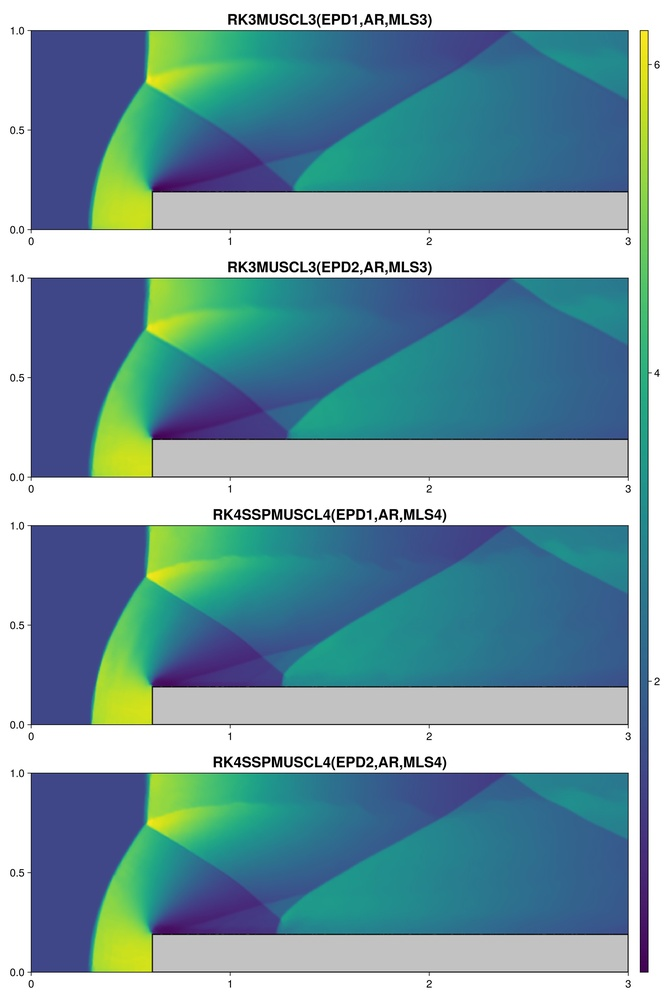
#> input picture paper/figures/mach3_density_078.jpg, 670 x 1000 px, shrunk from 2400 x 3581 before the run
$ python steppos.py ../../paper/figures/mach3_density_078.jpg
#> lines starting #> are read from the running program, lines starting #| are printed output that depends on the picture
### scripts/figure_measurements/frames.py
"""Panel detection for the PDEStudio colour-map exports in paper/figures/*.jpg.

The panels are framed by dark lines. A frame line is a pixel row (column) in which more than 50 % (30 %)
of the pixels are dark. Columns: consecutive frame lines at least W/4 apart form the
left and right edges of a panel column. Rows: two frame lines form the top and bottom of a panel
if their distance is the panel width divided by the plot aspect ratio (plot_width/plot_height in
the export metadata, results/configs/*/*.csv) to within 2 %. Lines inside a panel (such as the
outline of the step) are skipped this way. Positions are the centres of the line groups.
"""
import numpy as np
import matplotlib
from PIL import Image

LUT = matplotlib.colormaps['viridis'](np.linspace(0, 1, 256))[:, :3] * 255


def load(path):
    return np.asarray(Image.open(path).convert('RGB')).astype(float)


# [4 lines left out: function colour_index, not called in this run]


def _groups(a):
    g = []; s = a[0]; p = a[0]
    for x in a[1:]:
        if x != p + 1:
            g.append((s + p) / 2); s = x
        p = x
    g.append((s + p) / 2)
    return [int(round(x)) for x in g]


def panels(im, aspect):
    """Return (rows, cols): lists of (top, bottom) and (left, right) pixel edges of the panels."""
#> called with aspect = 3
    H, W, _ = im.shape
#> H = 1000; W = 670
    dark = im.sum(2) < 150
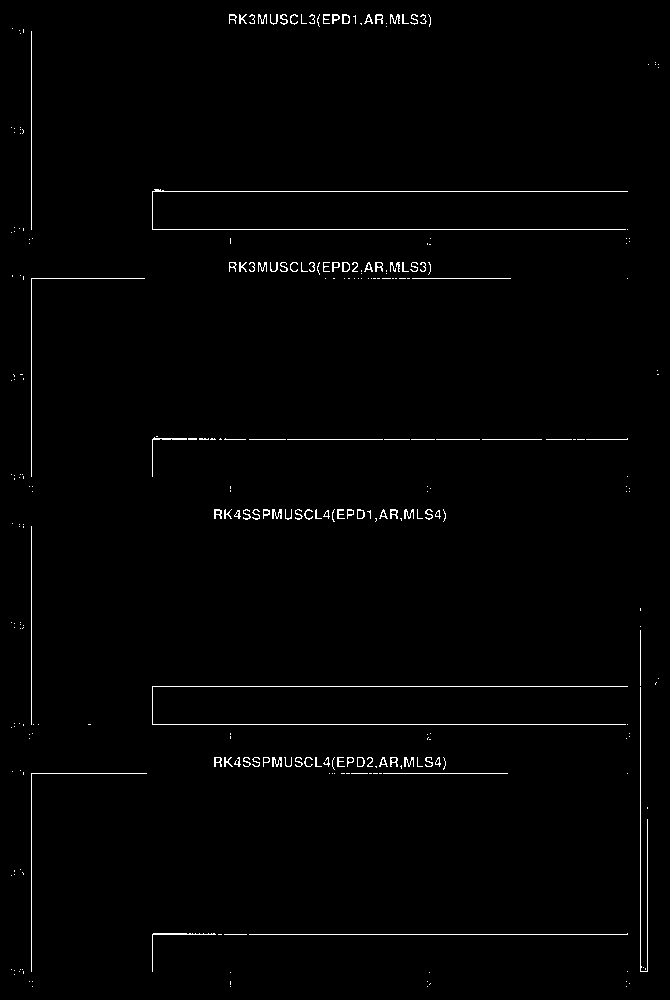
#> dark: shape (1000, 670) bool; 1.2% white in thin lines or dots
    rl = _groups(np.where(dark.sum(1) > W * 0.5)[0])
#> in _groups, `s = a[0]`: s = 191
#> the loop in _groups, `for x in a[1:]:` made 5 passes
#> (x, s, p) on passes 1 to 5: (229, 229, 229), (439, 439, 439), (686, 686, 686), (724, 724, 724), (934, 934, 934)
#> after the loop in _groups, `for x in a[1:]:`: g = [191, 229, 439, 686, 724]
#> rl = [191, 229, 439, 686, 724, 934]
    cl = _groups(np.where(dark.sum(0) > H * 0.3)[0])
#> the loop in _groups (call 2), `for x in a[1:]:` made 1 pass
#> (x, s, p) on pass 1: (640, 640, 640)
#> cl = [31, 640]
    cols = []; i = 0
    while i + 1 < len(cl):
        if cl[i + 1] - cl[i] > W / 4:
            cols.append((cl[i], cl[i + 1])); i += 2
        else:
            i += 1
#> this loop made 1 pass
#> i on pass 1: 2
#> after the loop, cols = [(31, 640)]; i = 2
    if not cols:
        raise SystemExit('no panel columns found')
    h = (cols[0][1] - cols[0][0]) / aspect
#> h = 203
    rows = []; i = 0
    while i < len(rl):
        j = next((j for j in range(i + 1, len(rl)) if abs(rl[j] - rl[i] - h) < 0.02 * h), None)
        if j is None:
            i += 1
        else:
            rows.append((rl[i], rl[j])); i = j + 1
#> this loop made 6 passes
#> after the loop, rows = []
    if not rows:
#> (the run stopped early here; a loop or call above may not have finished)

$ run again, with paper/figures/dmr_density_078.jpg copied over paper/figures/mach3_density_078.jpg
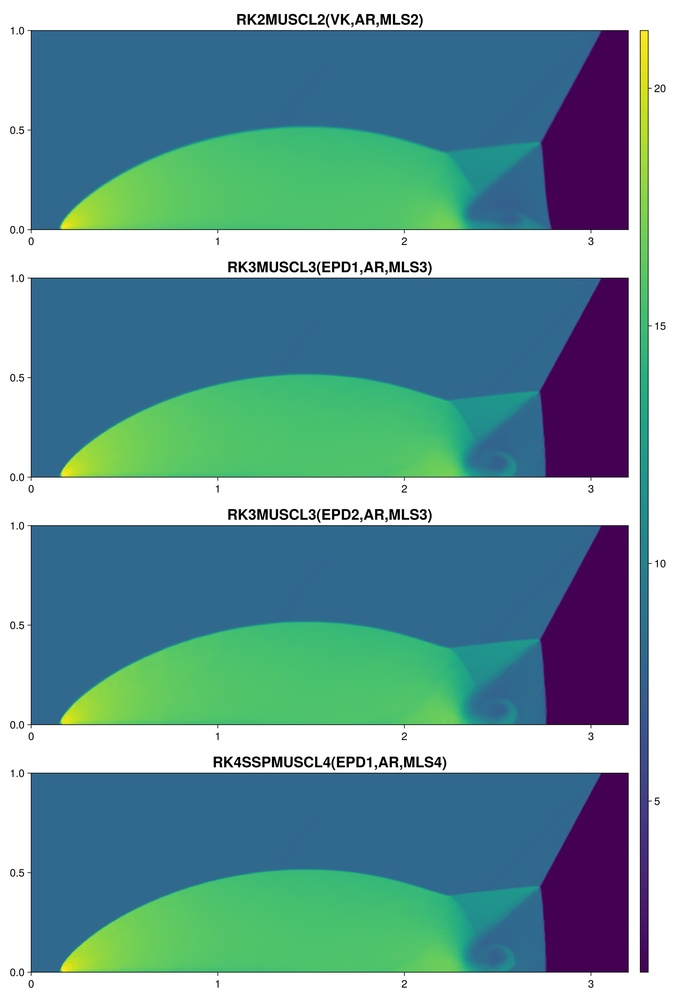
#> input picture paper/figures/dmr_density_078.jpg, 676 x 1000 px, shrunk from 2400 x 3549 before the run
#> in panels, `dark = im.sum(2) < 150`:
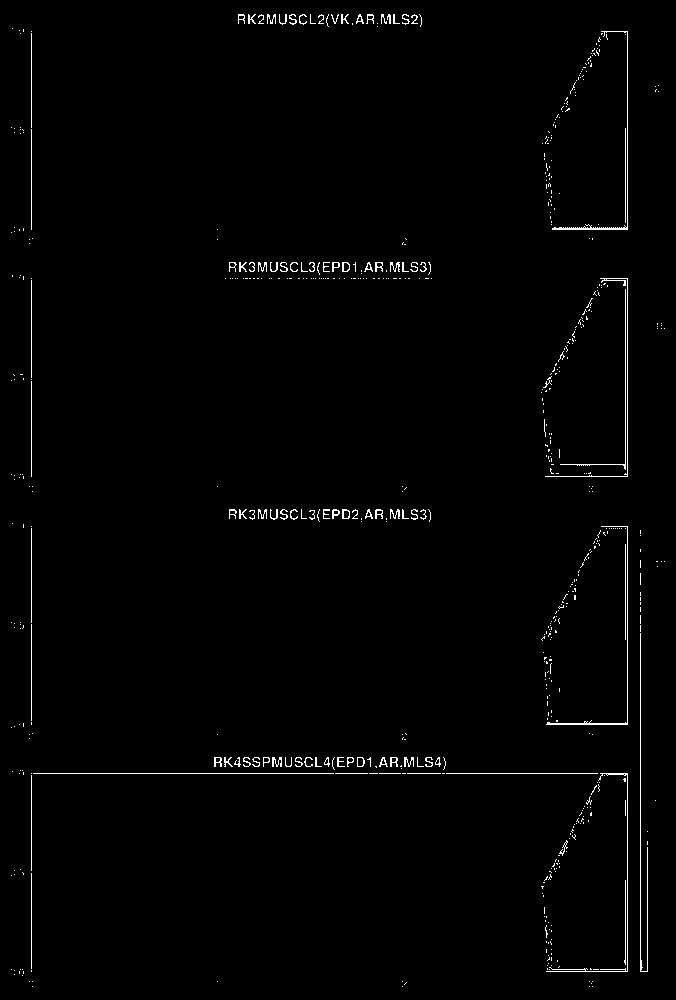
#> dark: shape (1000, 676) bool; 1.2% white in thin lines or dots
#> in _groups, `s = a[0]`: s = 773
#> after the loop in _groups, `for x in a[1:]:`: g = []
#> rl = [773]
#> the loop in _groups (call 2), `for x in a[1:]:` made 3 passes
#> (x, s, p) on passes 1 to 3: (625, 625, 625), (627, 627, 627), (640, 640, 640)
#> cl = [31, 625, 627, 640]
#> the loop in panels, `while i + 1 < len(cl):` made 2 passes
#> i on passes 1 to 2: 2, 3
#> after the loop in panels, `while i + 1 < len(cl):`: cols = [(31, 625)]; i = 3
#> h = 198
#> the loop in panels, `while i < len(rl):` made 1 pass
#> i on pass 1: 1
#> after the loop in panels, `while i < len(rl):`: rows = []

$ run again, with paper/figures/riemann2d_density_078.jpg copied over paper/figures/mach3_density_078.jpg
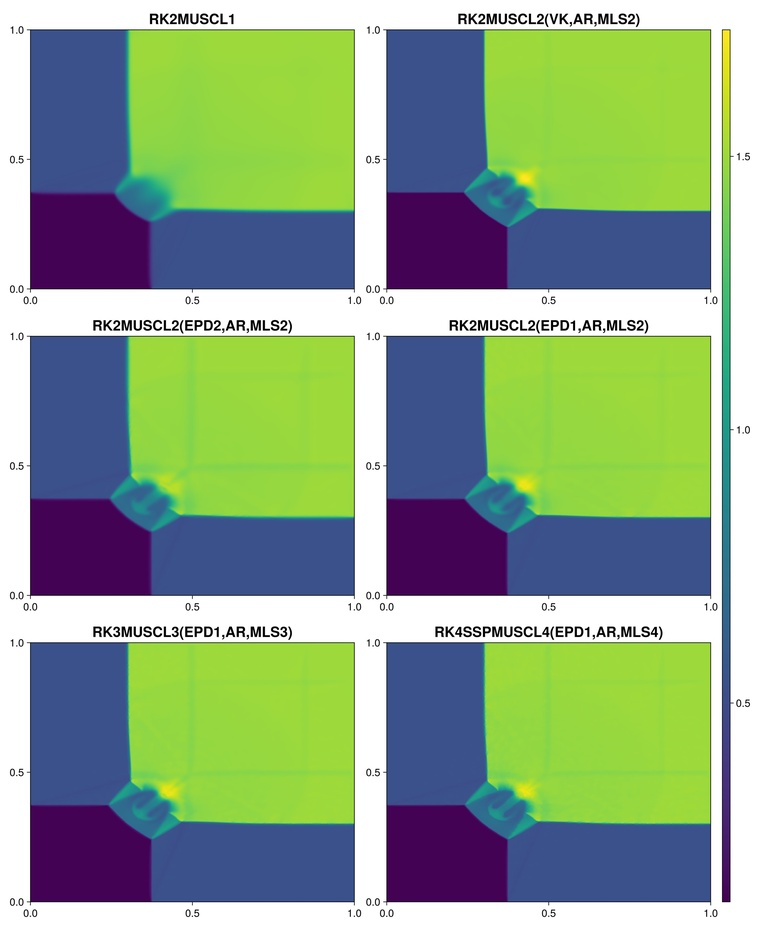
#> input picture paper/figures/riemann2d_density_078.jpg, 760 x 929 px, shrunk from 2400 x 2934 before the run
#> in panels, `dark = im.sum(2) < 150`:
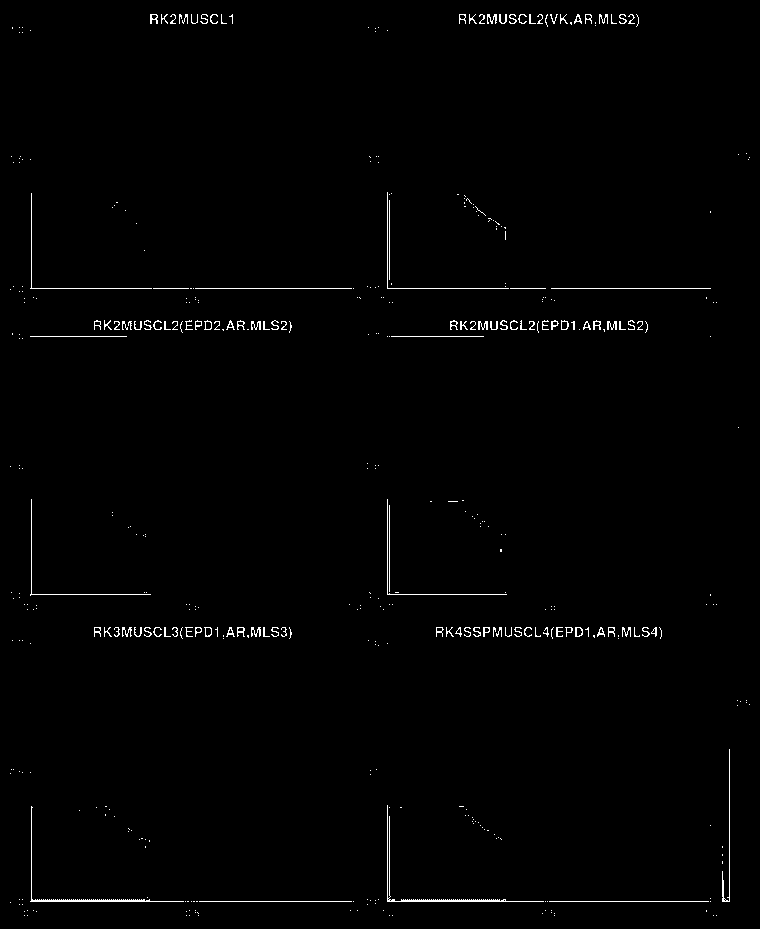
#> dark: shape (929, 760) bool; 0.98% white in thin lines or dots
#> in _groups, `s = a[0]`: s = 288
#> the loop in _groups, `for x in a[1:]:` made 1 pass
#> (x, s, p) on pass 1: (901, 901, 901)
#> after the loop in _groups, `for x in a[1:]:`: g = [288]
#> rl = [288, 901]
#> the loop in _groups (call 2), `for x in a[1:]:` made 1 pass
#> (x, s, p) on pass 1: (387, 387, 387)
#> cl = [31, 387]
#> the loop in panels, `while i + 1 < len(cl):` made 1 pass
#> i on pass 1: 2
#> after the loop in panels, `while i + 1 < len(cl):`: cols = [(31, 387)]; i = 2
#> h = 118.7
#> the loop in panels, `while i < len(rl):` made 2 passes
#> i on passes 1 to 2: 1, 2
#> after the loop in panels, `while i < len(rl):`: rows = []
